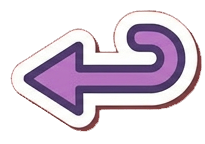
#> input picture Images/directAudio.png, 205 x 144 px, found by its file name
$ python extract_direct_audio.py
#> lines starting #> are read from the running program, lines starting #| are printed output that depends on the picture; after the words box and inside, x2 and y2 are one past the last pixel; in counts of white or black regions, pixels touching at a corner belong together
#!/usr/bin/env python3
"""Extract the direct/no-loop arrow sticker from directAudio.png."""
from PIL import Image
import numpy as np
from scipy.ndimage import label
from collections import deque

src = Image.open("Images/directAudio.png").convert("RGBA")
#> src is the input picture: PIL image 205x144 RGBA; mean R, G, B, A 216.8, 204.2, 217.8, 125
arr = np.array(src, dtype=np.float32)
h, w = arr.shape[:2]
#> h = 144; w = 205
r, g, b, a = arr[:, :, 0], arr[:, :, 1], arr[:, :, 2], arr[:, :, 3]

def is_outer(y, x):
    if a[y, x] < 10:
        return True
    return (r[y, x] > 120 and r[y, x] > g[y, x] + 15 and r[y, x] > b[y, x] + 15)

outer = np.zeros((h, w), dtype=bool)
visited = np.zeros((h, w), dtype=bool)

seeds = []
for x in range(w):
    seeds.extend([(0, x), (h-1, x)])
for y in range(h):
    seeds.extend([(y, 0), (y, w-1)])

queue = deque()
for sy, sx in seeds:
    if not visited[sy, sx] and is_outer(sy, sx):
        queue.append((sy, sx))
        visited[sy, sx] = True
        outer[sy, sx] = True
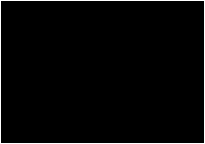
#> outer: shape (144, 205) bool; 2.4% white in thin lines or dots

while queue:
    cy, cx = queue.popleft()
    for dy, dx in [(-1,0),(1,0),(0,-1),(0,1)]:
        ny, nx = cy + dy, cx + dx
        if 0 <= ny < h and 0 <= nx < w and not visited[ny, nx]:
            visited[ny, nx] = True
            if is_outer(ny, nx):
                outer[ny, nx] = True
                queue.append((ny, nx))
#> outer: shape (144, 205) bool; 53.9% white; 7 black regions (6 under 20 px), largest, box (x1, y1, x2, y2) and area: (12, 12, 201, 130) 13594
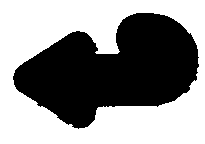
#> visited: shape (144, 205) bool; 55.7% white; 1 black region, box (x1, y1, x2, y2) and area: (13, 13, 199, 129) 13073

a[outer] = 0
#> a: shape (144, 205) float32; min 0, max 255, mean 117.5
arr[:, :, 3] = a
#> arr: shape (144, 205, 4) float32; mean R, G, B, A 216.8, 204.2, 217.8, 117.5

alive = a > 0
red_inside = alive & (r > 140) & (r > g + 30) & (r > b + 30)
#> red_inside: shape (144, 205) bool; 0.14% white in thin lines or dots, all inside (x1, y1, x2, y2) = (38, 45, 198, 128)
a[red_inside] = 0
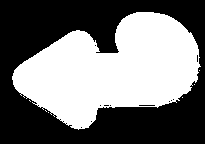
#> a: shape (144, 205) float32; min 0, max 255, mean 117.1
arr[:, :, 3] = a
#> arr: shape (144, 205, 4) float32; mean R, G, B, A 216.8, 204.2, 217.8, 117.1

alpha_mask = a > 0
#> alpha_mask: shape (144, 205) bool; 45.9% white; 7 white regions (6 under 20 px), largest, box (x1, y1, x2, y2) and area: (12, 12, 201, 130) 13554
labeled, n = label(alpha_mask)
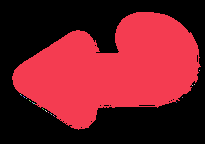
#> labeled: shape (144, 205) int32; 25 distinct labels, from 0 to 24; one colour per label, 0 black
#> n = 24
if n > 0:
    sizes = np.bincount(labeled.ravel())
#> sizes = 25 values, max 15958 at index 0, min 1 at index 2, mean 1180.8
    sizes[0] = 0
    biggest = sizes.argmax()
#> biggest = 1
    a[labeled != biggest] = 0
#> a: shape (144, 205) float32; 0.08% of pixels changed, all inside (x1, y1, x2, y2) = (20, 70, 200, 117)
    arr[:, :, 3] = a
#> arr: shape (144, 205, 4) float32; mean R, G, B, A 216.8, 204.2, 217.8, 116.9

alpha_norm = np.clip(a / 255.0, 0.001, 1.0)
semi_transparent = (a > 0) & (a < 250)
for ch in range(3):
    original = arr[:, :, ch]
    decontaminated = (original - 255.0 * (1.0 - alpha_norm)) / alpha_norm
    arr[:, :, ch] = np.where(semi_transparent, np.clip(decontaminated, 0, 255), original)
#> arr: shape (144, 205, 4) float32; mean R, G, B, A 216.8, 204.2, 217.8, 116.9

result = Image.fromarray(arr.astype(np.uint8))

bbox = result.getbbox()
#> bbox = (12, 12, 201, 130)
if bbox:
    result = result.crop(bbox)
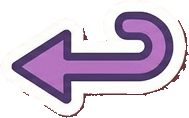
#> result: PIL image 189x118 RGBA; mean R, G, B, A 204.9, 188.5, 206.5, 154.8; transparent parts drawn white

cw, ch_px = result.size
#> cw = 189; ch_px = 118
side = int(max(cw, ch_px) * 1.1)
#> side = 207
square = Image.new("RGBA", (side, side), (0, 0, 0, 0))
#> square: PIL image 207x207 RGBA; every value is 0
square.paste(result, ((side - cw) // 2, (side - ch_px) // 2))

out = square.resize((1024, 1024), Image.LANCZOS)
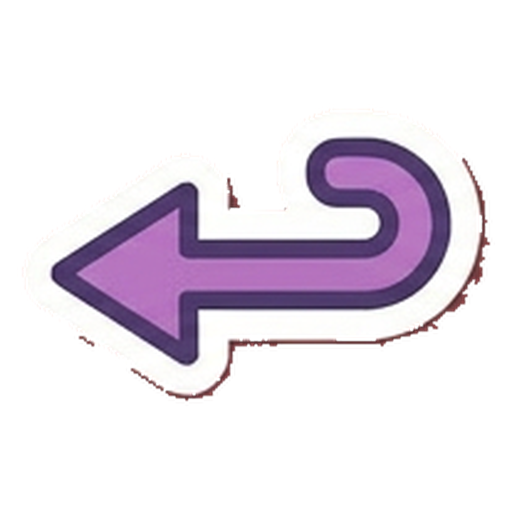
#> out: PIL image 1024x1024 RGBA (shown at 1/2 size); mean R, G, B, A 60.9, 53.3, 62.7, 80.6; transparent parts drawn white
out.save("icons/directAudio.png")

dark_bg = Image.new("RGBA", (1024, 1024), (45, 52, 54, 255))
dark_bg.paste(out, (0, 0), out)
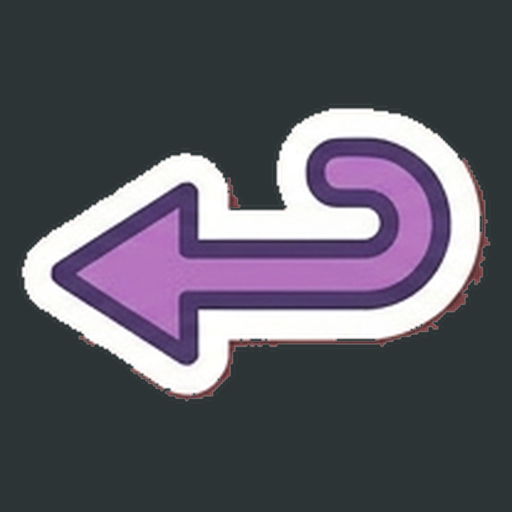
#> dark_bg: PIL image 1024x1024 RGBA (shown at 1/2 size); mean R, G, B, A 88.1, 85.9, 96.6, 254.3; transparent parts drawn white
dark_bg.save("icons/_verify_directAudio_dark.png")

sizes = [16, 24, 32, 48, 64, 128, 256]
out.save("icons/directAudio.ico", format="ICO", sizes=[(s, s) for s in sizes])
print(f"Extracted direct audio sticker {cw}x{ch_px} -> 1024x1024 png + ico")
#| Extracted direct audio sticker 189x118 -> 1024x1024 png + ico
